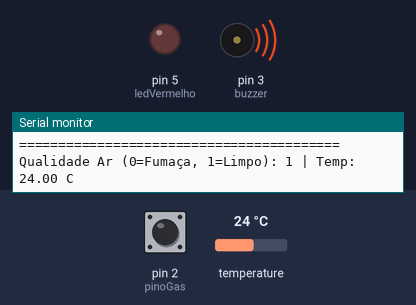
The sketch below on a simulated Arduino Uno, built with avr-gcc and run on an emulated ATmega328P. Shown: output pins drawn as LEDs (lit = HIGH), buzzer (waves = sounding, pin HIGH), the last lines printed to the serial monitor. The inputs (shaded band) are chosen by the test bench; at power-on: pin 2 (pinoGas) HIGH, temperature 24 °C.

Above: at 2.2 s.
2.3 s: pin 2 (pinoGas) driven LOW
At 3.4 s:
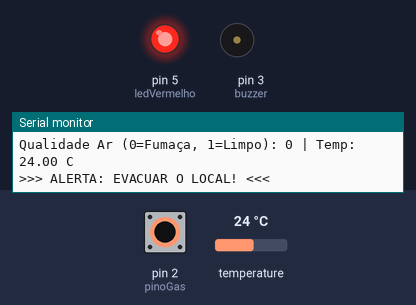
4.6 s: pin 2 (pinoGas) driven HIGH
At 6.1 s:
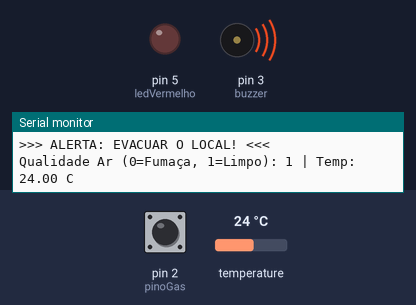
7.1 s: pin 2 (pinoGas) pulsed LOW 2 times (0.12 s each, 0.3 s apart)
At 8.8 s:
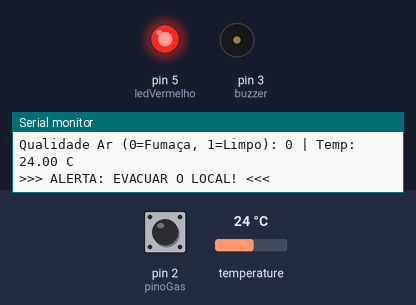
Timing chart, 0 to 11.0 s (numbered marks = the images above; inputs shaded):
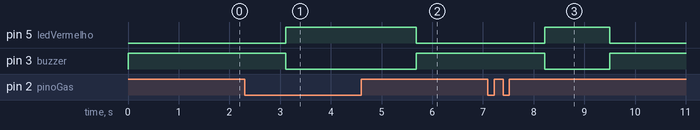

Measured:
- after the input at 2.3 s, pin 5 (ledVermelho): LOW → HIGH after 0.81 s; pin 3 (buzzer): HIGH → LOW after 0.81 s
- after the input at 4.6 s, pin 5 (ledVermelho): HIGH → LOW after 1.1 s; pin 3 (buzzer): LOW → HIGH after 1.1 s
- after the input at 7.1 s, pin 5 (ledVermelho): LOW → HIGH after 1.1 s, → LOW 1.3 s later; pin 3 (buzzer): HIGH → LOW after 1.1 s, → HIGH 1.3 s later

The sketch:

PI_FUEGO.ino
```cpp
#include <OneWire.h>
#include <DallasTemperature.h>

// -----------------------------------------
// 1. Definição dos Pinos de Hardware
// -----------------------------------------
const int pinoGas = 2;
const int buzzer = 3;
const int pinoTemp = 4;
const int ledVermelho = 5;

// Inicializa a comunicação do sensor de temperatura
OneWire oneWire(pinoTemp);
DallasTemperature sensorTemp(&oneWire);

// -----------------------------------------
// 2. Variáveis de Controle
// -----------------------------------------
int statusGas = 0;
float temperatura = 0.0;

// -----------------------------------------
// 3. Configuração Inicial (Setup)
// -----------------------------------------
void setup() {
  pinMode(ledVermelho, OUTPUT);
  pinMode(buzzer, OUTPUT);
  pinMode(pinoGas, INPUT);

  // O Buzzer Low Level inicia DESLIGADO recebendo HIGH
  digitalWrite(buzzer, HIGH);
  digitalWrite(ledVermelho, LOW);

  Serial.begin(9600);
  sensorTemp.begin();

  Serial.println("=========================================");
  Serial.println(">>> SMART CAMPUS: MODULO LOCAL ATIVO <<<");
  Serial.println("=========================================");
  delay(1000);
}

// -----------------------------------------
// 4. Ciclo Principal (Loop)
// -----------------------------------------
void loop() {
  // Leitura do MQ-2
  statusGas = digitalRead(pinoGas);

  // Leitura do DS18B20
  sensorTemp.requestTemperatures();
  temperatura = sensorTemp.getTempCByIndex(0);

  // Impressão no Monitor Serial para validação durante a apresentação
  Serial.print("Qualidade Ar (0=Fumaça, 1=Limpo): ");
  Serial.print(statusGas);
  Serial.print(" | Temp: ");
  Serial.print(temperatura);
  Serial.println(" C");

  // Lógica de Emergência (Gás em LOW = Fumaça detectada)
  if (statusGas == LOW || temperatura > 50.0) {
    acionarAlerta();
  } else {
    sistemaSeguro();
  }

  // Pausa de meio segundo para estabilidade do Serial
  delay(500);
}

// -----------------------------------------
// 5. Funções de Acionamento
// -----------------------------------------
void acionarAlerta() {
  digitalWrite(ledVermelho, HIGH);
  digitalWrite(buzzer, LOW); // LIGA o buzzer (Low Level)
  Serial.println(">>> ALERTA: EVACUAR O LOCAL! <<<");
}

void sistemaSeguro() {
  digitalWrite(ledVermelho, LOW);
  digitalWrite(buzzer, HIGH); // DESLIGA o buzzer (Low Level)
}
```
